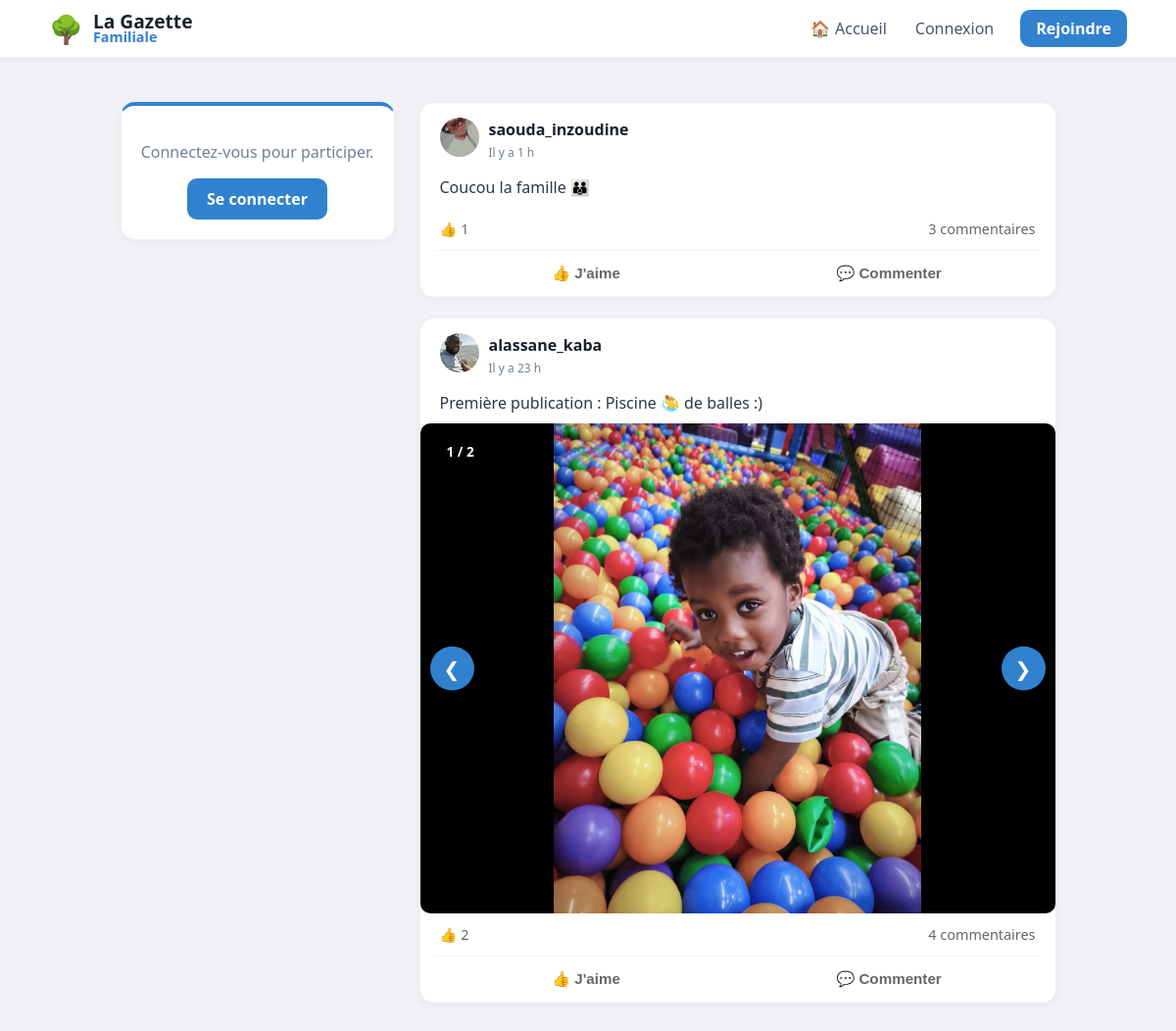
The page / on the database its author committed.
### tables this page shows
CREATE TABLE posts (
                id INTEGER PRIMARY KEY AUTOINCREMENT, 
                username TEXT, 
                content TEXT, 
                likes INTEGER DEFAULT 0, 
                image TEXT,
                created_at DATETIME DEFAULT CURRENT_TIMESTAMP
            );

CREATE TABLE users (
                id INTEGER PRIMARY KEY AUTOINCREMENT, 
                email TEXT UNIQUE, 
                firstname TEXT, 
                lastname TEXT, 
                username TEXT UNIQUE, 
                password TEXT, 
                avatar TEXT,
                cover TEXT,
                bio TEXT,
                is_approved INTEGER DEFAULT 0,
                is_admin INTEGER DEFAULT 0
            );

CREATE TABLE post_medias (
                        id INTEGER PRIMARY KEY AUTOINCREMENT,
                        post_id INTEGER,
                        filename TEXT,
                        file_type TEXT, -- 'image' ou 'video'
                        FOREIGN KEY (post_id) REFERENCES posts (id) ON DELETE CASCADE
                    );

### app.py (the view)
@app.route("/")
def home():
    with get_db() as db:
        posts_query = db.execute("""
            SELECT posts.*, users.avatar AS user_avatar,
                (SELECT COUNT(*) FROM reactions WHERE post_id=posts.id AND type='thumb') as thumbs,
                (SELECT COUNT(*) FROM reactions WHERE post_id=posts.id AND type='heart') as hearts
            FROM posts
            JOIN users ON posts.username = users.username
            ORDER BY posts.id DESC
        """).fetchall()
        posts = [dict(row) for row in posts_query]
        for post in posts:
            medias = db.execute("SELECT * FROM post_medias WHERE post_id = ?", (post['id'],)).fetchall()
            post['medias'] = medias  # On ajoute la liste des médias au post
        comments = db.execute('''
            SELECT comments.*, users.avatar AS comm_avatar
            FROM comments
            JOIN users ON comments.username = users.username
        ''').fetchall()
    return render_template("home.html", posts=posts, comments=comments)

### app.py (called while the page is built)
def get_db():
    db = sqlite3.connect("database.db")
    db.row_factory = sqlite3.Row
    return db

@app.context_processor
def inject_global_stats():
    stats = {'total_users': 0, 'total_posts': 0}
    if session.get('user'):
        db = get_db()
        u_count = db.execute("SELECT COUNT(*) FROM users WHERE is_approved = 1").fetchone()[0]
        p_count = db.execute("SELECT COUNT(*) FROM posts").fetchone()[0]
        stats = {'total_users': u_count, 'total_posts': p_count}
    return stats

@app.context_processor
def inject_pending_count():
    if session.get('is_admin'):
        db = get_db()
        count = db.execute("SELECT COUNT(*) as total FROM users WHERE is_approved = 0").fetchone()
        return {'pending_count': count['total']}
    return {'pending_count': 0}

@app.context_processor
def inject_notifications_count():
    if session.get('user'):
        db = get_db()
        count = db.execute("SELECT COUNT(*) FROM notifications WHERE username = ? AND is_read = 0",
                           (session['user'],)).fetchone()[0]
        return {'unread_count': count}
    return {'unread_count': 0}

@app.template_filter('relative_time')
def relative_time(date_str):
    if not date_str:
        return "Date inconnue"
    past = datetime.strptime(date_str, '%Y-%m-%d %H:%M:%S')
    now = datetime.now(timezone.utc).replace(tzinfo=None)
    diff = now - past
    if diff.days == 0:
        if diff.seconds < 60:
            return "À l'instant"
        if diff.seconds < 3600:
            return f"Il y a {diff.seconds // 60} min"
        return f"Il y a {diff.seconds // 3600} h"
    if diff.days == 1:
        return "Hier"
    if diff.days < 7:
        return f"Il y a {diff.days} jours"
    return past.strftime('%d/%m/%Y')

### templates/home.html (shortened to what this page needs)
{% extends "base.html" %}
{% block content %}
<aside class="sidebar">
    <div class="post-card" style="text-align: center; border-top: 4px solid #3182ce;">
        {% if session.get("user") %}
        <div style="font-size: 50px; margin-bottom: 10px;">🌳</div>
        <h3 style="margin: 0; color: #2d3748;">Bonjour,</h3>
        <h2 style="margin: 5px 0; color: #1a202c; font-size: 1.4em;">{{ session['user'] }}</h2>
        <div style="margin-top: 20px; padding-top: 15px; border-top: 1px solid #edf2f7;">
            <a href="{{ url_for('profile', username=session['user']) }}"
               style="text-decoration: none; color: #3182ce; font-weight: 700; font-size: 0.9em;">Voir mon mur →</a>
        </div>
        {% else %}
        <p style="color: #718096;">Connectez-vous pour participer.</p>
        <a href="/login"
           style="display: inline-block; background: #3182ce; color: white; padding: 10px 20px; border-radius: 10px; text-decoration: none; font-weight: bold;">Se
            connecter</a>
        {% endif %}
    </div>
</aside>
<main class="feed">
    {% for post in posts %}
    <div class="post-card" style="padding: 0; overflow: hidden; margin-bottom: 20px;">
        <div style="padding: 15px 20px; display: flex; justify-content: space-between; align-items: center;">
            <div style="display: flex; align-items: center; gap: 10px;">
                <a href="{{ url_for('profile', username=post['username']) }}">
                    <img src="{{ url_for('static', filename='avatars/' + (post['user_avatar'] if post['user_avatar'] else 'default.png')) }}"
                         style="width: 40px; height: 40px; border-radius: 50%; object-fit: cover;">
                </a>
                <div>
                    <a href="{{ url_for('profile', username=post['username']) }}" style="text-decoration: none;">
                        <strong style="display: block; color: #1a202c;">{{ post['username'] }}</strong>
                    </a>
                    <span class="live-date" data-time="{{ post['created_at'] }}"
                          style="font-size: 0.75em; color: #718096;">
                    {{ post['created_at'] | relative_time }}
                </span>
                </div>
            </div>
        </div>
        <div style="padding: 0 20px 10px 20px; white-space: pre-wrap; color: #2d3748;">{{ post['content'] }}</div>
        {% if post.medias %}
        <div class="carousel-container" id="carousel-{{ post.id }}"
             style="position: relative; background: #000; display: flex; align-items: center; justify-content: center; min-height: 300px;">
            {% if post.medias|length > 1 %}
            <div class="carousel-counter"
                 style="position: absolute; top: 15px; left: 15px; background: rgba(0,0,0,0.6); color: white; padding: 4px 12px; border-radius: 20px; font-size: 0.85em; z-index: 10; font-weight: bold;">
                <span class="current">1</span> / {{ post.medias|length }}
            </div>
            {% endif %}
            <div class="carousel-items" style="width: 100%;">
                {% for media in post.medias %}
                <div class="carousel-item {% if loop.first %}active{% endif %}"
                     style="display: {% if loop.first %}block{% else %}none{% endif %}; text-align: center;">
                    {% if media.file_type == 'video' %}
                    <video src="{{ url_for('static', filename='uploads/' + media.filename) }}" controls
                           style="max-width: 100%; max-height: 500px; display: block; margin: 0 auto;"></video>
                    {% else %}
                    <img src="{{ url_for('static', filename='uploads/' + media.filename) }}"
                         class="zoomable"
                         onclick="openLightbox(this.src)"
                         style="cursor: zoom-in;">
                    {% endif %}
                </div>
                {% endfor %}
            </div>
            {% if post.medias|length > 1 %}
            <button class="prev" onclick="moveSlide('{{ post.id }}', -1)"
                    style="position: absolute; left: 10px; background: rgba(255,255,255,0.3); border: none; color: white; font-size: 20px; padding: 10px; border-radius: 50%; cursor: pointer;">
                &#10094;
            </button>
            <button class="next" onclick="moveSlide('{{ post.id }}', 1)"
                    style="position: absolute; right: 10px; background: rgba(255,255,255,0.3); border: none; color: white; font-size: 20px; padding: 10px; border-radius: 50%; cursor: pointer;">
                &#10095;
            </button>
            {% endif %}
        </div>
        {% endif %}
        <div style="display: flex; justify-content: space-between; padding: 12px 20px; font-size: 0.9em; color: #65676b;">
            <div>👍 <span id="thumbs-{{ post['id'] }}">{{ post['thumbs'] }}</span></div>
            <div style="cursor: pointer;" onclick="toggleComments({{ post['id'] }})">
                <span id="comment-count-{{ post['id'] }}">{{ comments|selectattr('post_id', 'equalto', post['id'])|list|length }}</span>
                commentaires
            </div>
        </div>
        <div style="display: flex; border-top: 1px solid #f2f4f7; border-bottom: 1px solid #f2f4f7; margin: 0 15px; padding: 2px 0;">
            <button onclick="react({{ post['id'] }}, 'thumb')" class="action-btn"
                    style="flex: 1; background: none; border: none; padding: 10px; color: #65676b; font-weight: 600; cursor: pointer;">
                👍 J'aime
            </button>
            <button onclick="toggleComments({{ post['id'] }})" class="action-btn"
                    style="flex: 1; background: none; border: none; padding: 10px; color: #65676b; font-weight: 600; cursor: pointer;">
                💬 Commenter
            </button>
        </div>
    </div>
    {% endfor %}
</main>
{% endblock %}

### static/style.css (style rules this page uses)
body { font-family: 'Segoe UI', system-ui, -apple-system, sans-serif; background: #f0f2f5; margin: 0; color: #1a202c; }
.post-card { background: white; border-radius: 15px; padding: 20px; margin-bottom: 20px; box-shadow: 0 2px 8px rgba(0,0,0,0.05); border: 1px solid #edf2f7; overflow: hidden; }
.action-btn { flex: 1; background: none; border: none; padding: 10px; color: #65676b; font-weight: 600; font-size: 0.95em; cursor: pointer; display: flex; align-items: center; justify-content: center; gap: 8px; transition: background 0.2s; border-radius: 6px; margin: 2px; }
.carousel-container { position: relative; width: 100%; max-height: 500px; background: #000; border-radius: 10px; overflow: hidden; }
.carousel-item { display: none; text-align: center; }
.carousel-item.active { display: block; }
.carousel-item img, .carousel-item video { max-width: 100%; max-height: 500px; }
.prev, .next { width: 45px !important; height: 45px !important; border-radius: 50% !important; position: absolute !important; top: 50% !important; transform: translateY(-50%) !important; z-index: 999 !important; background-color: #3182ce !important; color: white !important; display: flex !important; align-items: center !important; justify-content: center !important; cursor: pointer !important; border: none !important; transition: all 0.3s ease !important; }
.prev { left: 10px !important; }
.next { right: 10px !important; }

### templates/base.html (style rules this page uses)
:root { --bg-color: #f0f2f5; --primary: #3182ce; --text-main: #1a202c; --text-light: #718096; --danger: #e53e3e; --success: #38a169; --info: #3182ce; }
body { background-color: var(--bg-color); margin: 0; font-family: 'Segoe UI', system-ui, -apple-system, sans-serif; }

### templates/home.html (style rules this page uses)
.zoomable { max-width: 100%; max-height: 500px; display: block; margin: 0 auto; transition: transform 0.2s; object-fit: contain; }

### rows shown on the page
posts: avatar (picture), username "saouda_inzoudine", created_at|relative_time "Il y a 1 h", content "Coucou la famille 👪", thumbs "1", id "3"
posts: avatar (picture), username "alassane_kaba", created_at|relative_time "Il y a 23 h", content "Première publication : Piscine 🤽‍♂️ de balles :)", medias|length "2", thumbs "2", id "4"
post_medias: filename (picture)
